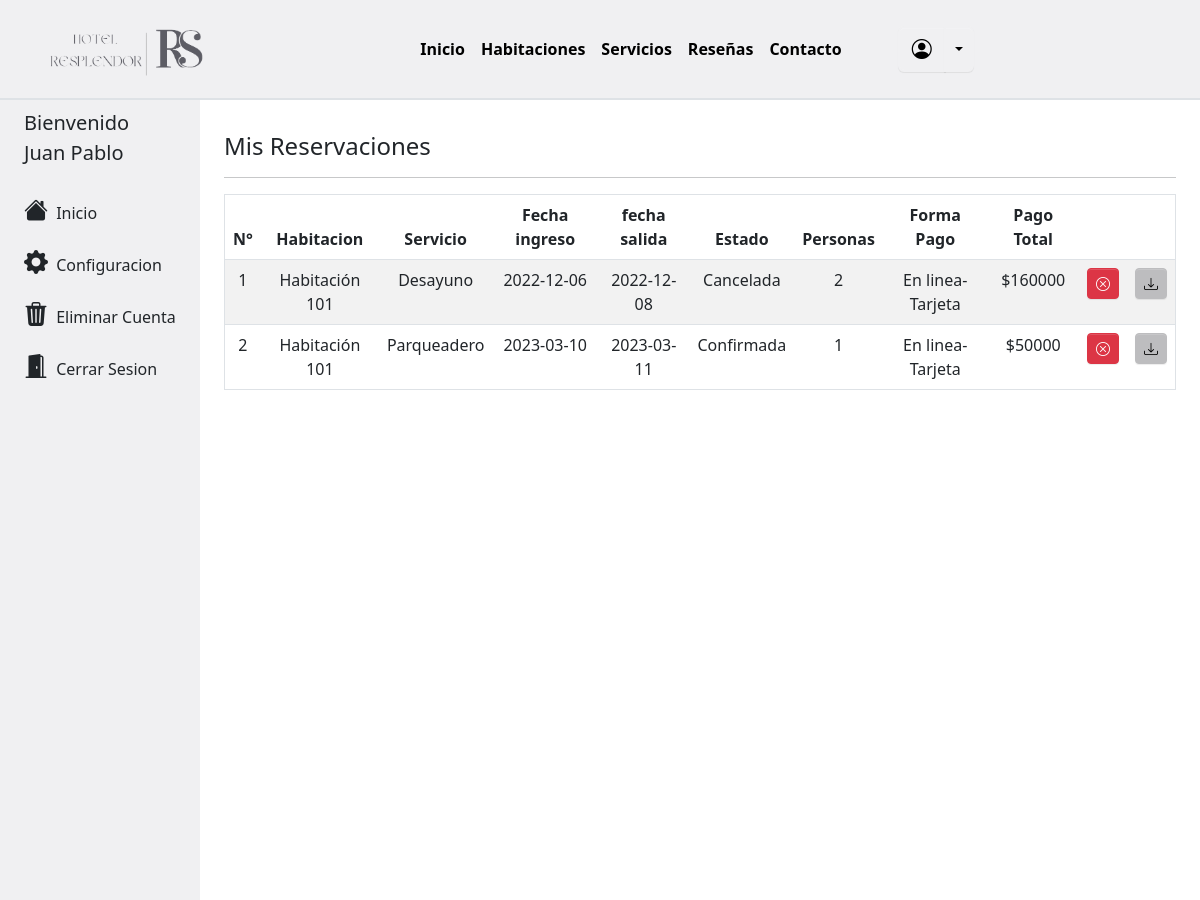
Before: /user/indexU.php (signed in) with the older database file.
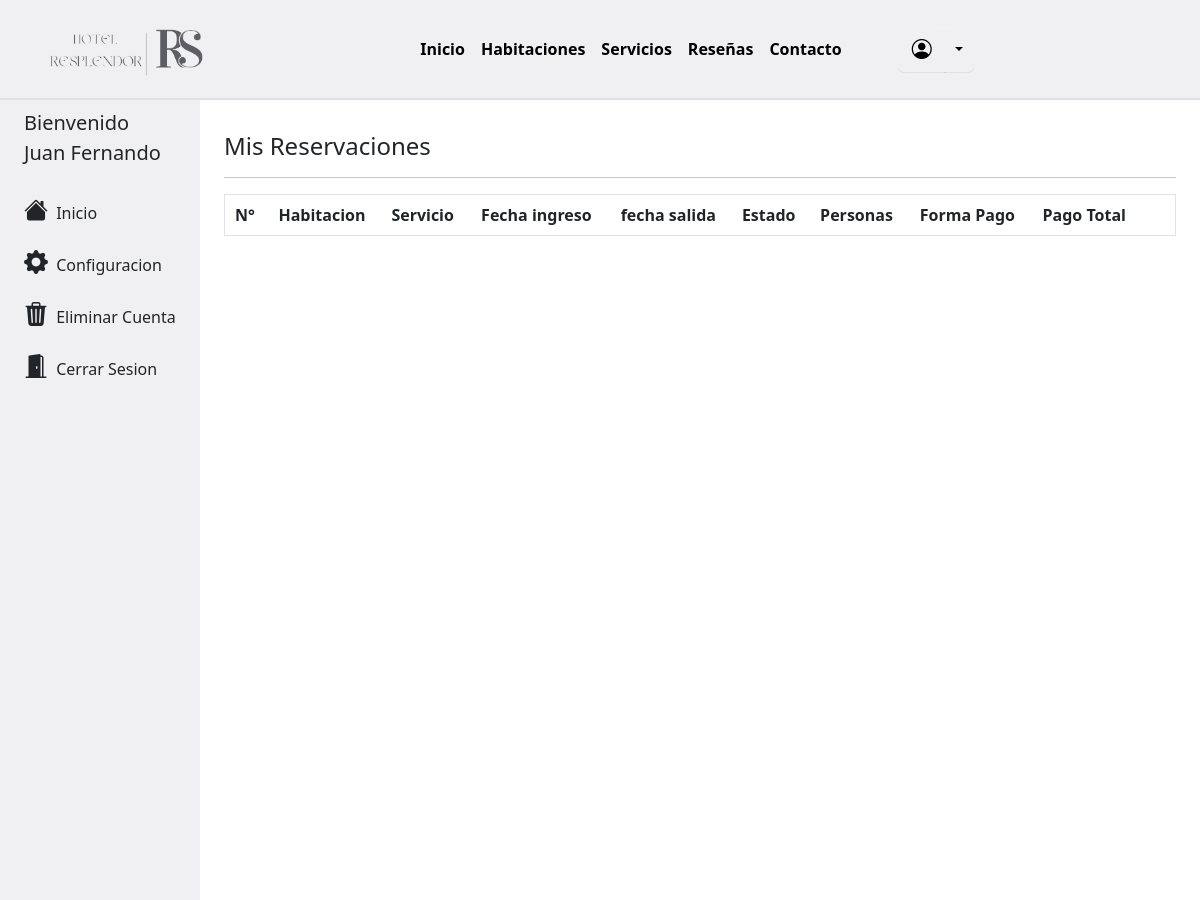
After: the same page with the newer database file.
### tables this page shows
CREATE TABLE `usuarios` (
  `id_usuario` int(6) NOT NULL,
  `nombre_usuario` varchar(25) NOT NULL,
  `apellido_usuario` varchar(25) NOT NULL,
  `documento` varchar(25) NOT NULL,
  `fecha_nacimiento` date DEFAULT NULL,
  `telefono` varchar(25) NOT NULL,
  `email` varchar(25) NOT NULL,
  `password` varchar(25) NOT NULL,
  `fecha_reg` timestamp NOT NULL DEFAULT current_timestamp() ON UPDATE current_timestamp(),
  `token` varchar(25) DEFAULT NULL
);

CREATE TABLE `reservacion` (
  `id_reservacion` int(6) NOT NULL,
  `id_usuario` int(11) NOT NULL,
  `id_habitacion` int(11) NOT NULL,
  `id_servicio` int(11) NOT NULL,
  `fecha_reservacion` timestamp NOT NULL DEFAULT current_timestamp() ON UPDATE current_timestamp(),
  `fecha_ingreso` date NOT NULL,
  `fecha_salida` date NOT NULL,
  `cantidad_personas` varchar(25) NOT NULL,
  `estado_reservacion` varchar(25) NOT NULL,
  `forma_pago` varchar(25) DEFAULT NULL,
  `total_pago` int(11) NOT NULL
);

CREATE TABLE `habitacion` (
  `id_habitacion` int(6) NOT NULL,
  `id_tipo_habitacion` int(11) NOT NULL,
  `id_estado` int(11) NOT NULL,
  `id_temporada` int(11) NOT NULL,
  `nombre_habitacion` varchar(25) NOT NULL,
  `descripcion_habitacion` text NOT NULL,
  `cantidad_personas` varchar(25) NOT NULL,
  `precio_Tb` int(11) NOT NULL,
  `precio_Ta` int(11) NOT NULL,
  `imagen_habitacion` text NOT NULL,
  `cant_reservas` int(11) NOT NULL,
  `id_promocion` int(11) DEFAULT NULL
);

CREATE TABLE `servicio` (
  `id_servicio` int(11) NOT NULL,
  `id_categoria_servicio` int(11) NOT NULL,
  `nombre_servicio` varchar(25) NOT NULL,
  `descripcion_servicio` text NOT NULL,
  `tarifa_servicio` int(11) NOT NULL,
  `imagen_servicio` text NOT NULL
);

### controller/conexion2.php (called while the page is built, shortened)
<?php
    class Conectar{
        function conectarDb(){
            $servidor = "localhost";
            $user = "root";
            $password = "";
            $database = "HOTEL2";
            $con= new mysqli($servidor, $user, $password, $database);
            return $con;
        }
    }
?>

### user/indexU.php (the view, shortened to what the changed rows need)
<?php
    $usuario = $_SESSION["Usuario"];
    $conexion = new Conexion();
    $conn = $conexion->conectarDB();
?>
<!DOCTYPE html>
<html>
    <head>
        <link rel="stylesheet" href="../css/custom.css">
        <link rel="stylesheet" href="../libs/bootstrap-icons/bootstrap-icons.css">
        <link href="https://cdn.datatables.net/v/bs5/dt-1.13.4/datatables.min.css" rel="stylesheet"/>
        <link href="https://cdn.jsdelivr.net/npm/bootstrap@5.3.0-alpha3/dist/css/bootstrap.min.css" rel="stylesheet">
    </head>
    <body>
        <?php
            include '../modules/menu.php';
        ?>
        <div class="container-fluid">
            <div class="row flex-nowrap">
                <?php
                    include '../modules/sidebar_user.php';
                ?>
                <div class="col-xl-10 col-sm-8 col-md-9 py-3">
                    <div class="container">
                        <?php
                            $sql = "SELECT r.id_reservacion, r.fecha_ingreso, r.fecha_salida, r.estado_reservacion, r.cantidad_personas, r.total_pago, r.forma_pago, h.nombre_habitacion, s.nombre_servicio FROM reservacion r
                            JOIN habitacion h ON r.id_habitacion = h.id_habitacion
                            JOIN servicio s ON r.id_servicio = s.id_servicio
                            WHERE id_usuario=$usuario order by id_reservacion;";
                            $resultset = $conn->query($sql);
                        ?>
                        <table class="table table-hover table-striped text-center border" id="tabla" >
                            <thead>
                                <tr><th>N°</th><th>Habitacion</th><th>Servicio</th><th>Fecha ingreso</th><th>fecha salida</th><th>Estado</th><th>Personas</th><th>Forma Pago</th><th>Pago Total</th><th></th><th></th></tr>
                            </thead>
                            <tbody>
                            <?php
                                if($resultset->num_rows>0){
                                    while($fila = $resultset->fetch_assoc()){
                                        echo "<tr id='tabla'><td>".$fila["id_reservacion"]."</td><td>".$fila["nombre_habitacion"]."</td><td>".$fila["nombre_servicio"]."</td><td>".$fila["fecha_ingreso"]."</td><td>".$fila["fecha_salida"]."</td><td>".$fila["estado_reservacion"]."</td><td>".$fila['cantidad_personas']."</td><td>".$fila['forma_pago']."</td><td>$".$fila['total_pago']."</td>
                                        <td><button type='submit' onclick='confirmar(this.value)' class='btn btn-sm btn-danger' id='btnCancelar' value='".$fila['id_reservacion']."' ><i class='bi bi-x-circle' data-bs-toggle='tooltip' data-bs-placement='top' data-bs-title='Tooltip on top'></i></button></td>
                                        <td><a href='http://localhost/hotel/factura/factura_user.php?id=".$fila['id_reservacion']."' value='".$fila['id_reservacion']."' type='submit' class='btn btn-sm btn-secondary' target='_blank'><i class='bi bi-download'></i></a></td>
                                        </tr>";
                                    }
                                }
                            ?>
                            </tbody>
                        </table>
                    </div>
                </div>
            </div>
        </div>
    </body>
</html>

### modules/sidebar_user.php (shortened to what the changed rows need)
<?php
    include '../controller/conexion2.php';
    $conexion = new Conectar();
    $con = $conexion->conectardB();
    $sql = "SELECT nombre_usuario, apellido_usuario FROM usuarios WHERE id_usuario = '".$user."'";
    $resulset = $con->query($sql);
?>
<!DOCTYPE html>
<html>
    <head>
        <link rel="stylesheet" href="../css/custom.css">
        <link rel="stylesheet" href="../libs/bootstrap-icons/bootstrap-icons.css">
    </head>
    <body>
    <div class="container-fluid">
        <div class="row flex-nowrap">
            <div class="col-auto col-md-3 col-xl-2 px-sm-2 px-0 bg-light">
                <div class="d-flex flex-column align-items-center align-items-sm-start px-3 pt-2 text-white min-vh-100">
                    <a href="/" class="d-flex align-items-center pb-3 mb-md-0 me-md-auto text-dark text-decoration-none">
                        <?php while ($fila = $resulset->fetch_assoc()) { ?>
                        <span class="fs-5 d-none d-sm-inline">Bienvenido <br> <?php echo $fila["nombre_usuario"] ?></span>
                        <?php
                        }
                        ?>
                    </a>
                </div>
            </div>
    </body>
</html>

Changed rows visible on the page:
no longer on this page (row edited): reservacion: id_reservacion "1", id_habitacion.nombre_habitacion "Habitación 101", id_servicio.nombre_servicio "Desayuno", fecha_ingreso "2022-12-06", fecha_salida "2022-12-08", estado_reservacion "Cancelada", cantidad_personas "2", forma_pago "En linea-Tarjeta", total_pago "160000"
no longer on this page (row edited): reservacion: id_reservacion "2", id_habitacion.nombre_habitacion "Habitación 101", id_servicio.nombre_servicio "Parqueadero", fecha_ingreso "2023-03-10", fecha_salida "2023-03-11", estado_reservacion "Confirmada", cantidad_personas "1", forma_pago "En linea-Tarjeta", total_pago "50000"
changed usuarios: nombre_usuario "Juan Pablo" → "Juan Fernando"
